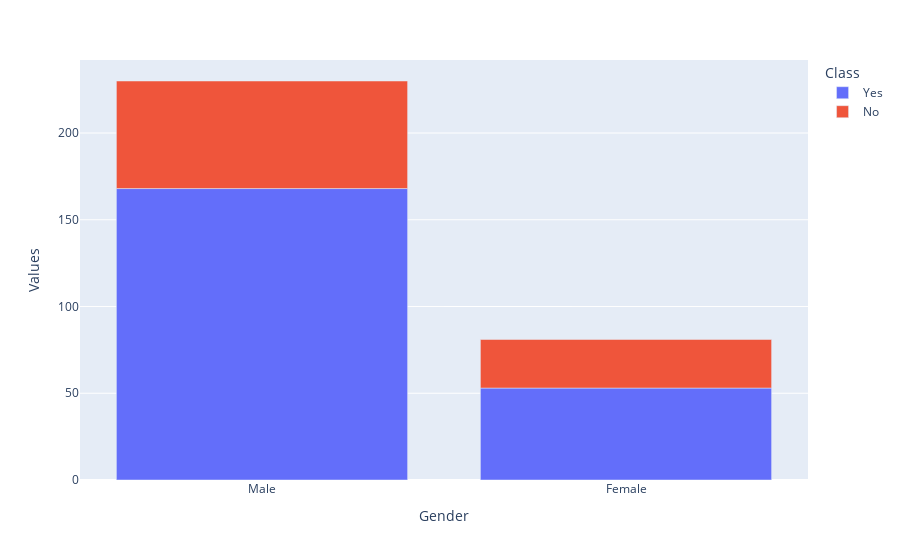

Here is the notebook cell this chart was saved with:
### Code cell
px.bar(data_frame=df2,x='Gender',y='Values',color='Class')

### Figure 1 — Plotly figure (JSON) as saved in the notebook; plotly's stock layout.template omitted (floating-point values rounded to 4 significant figures)
{"data": [{"alignmentgroup": "True", "hovertemplate": "Class=Yes<br>Gender=%{x}<br>Values=%{y}<extra></extra>", "legendgroup": "Yes", "marker": {"color": "#636efa", "pattern": {"shape": ""}}, "name": "Yes", "offsetgroup": "Yes", "orientation": "v", "showlegend": true, "textposition": "auto", "type": "bar", "x": ["Male", "Female"], "xaxis": "x", "y": [168, 53], "yaxis": "y"}, {"alignmentgroup": "True", "hovertemplate": "Class=No<br>Gender=%{x}<br>Values=%{y}<extra></extra>", "legendgroup": "No", "marker": {"color": "#EF553B", "pattern": {"shape": ""}}, "name": "No", "offsetgroup": "No", "orientation": "v", "showlegend": true, "textposition": "auto", "type": "bar", "x": ["Male", "Female"], "xaxis": "x", "y": [62, 28], "yaxis": "y"}], "layout": {"barmode": "relative", "legend": {"title": {"text": "Class"}, "tracegroupgap": 0}, "margin": {"t": 60}, "xaxis": {"anchor": "y", "domain": [0, 1], "title": {"text": "Gender"}}, "yaxis": {"anchor": "x", "domain": [0, 1], "title": {"text": "Values"}}}}
